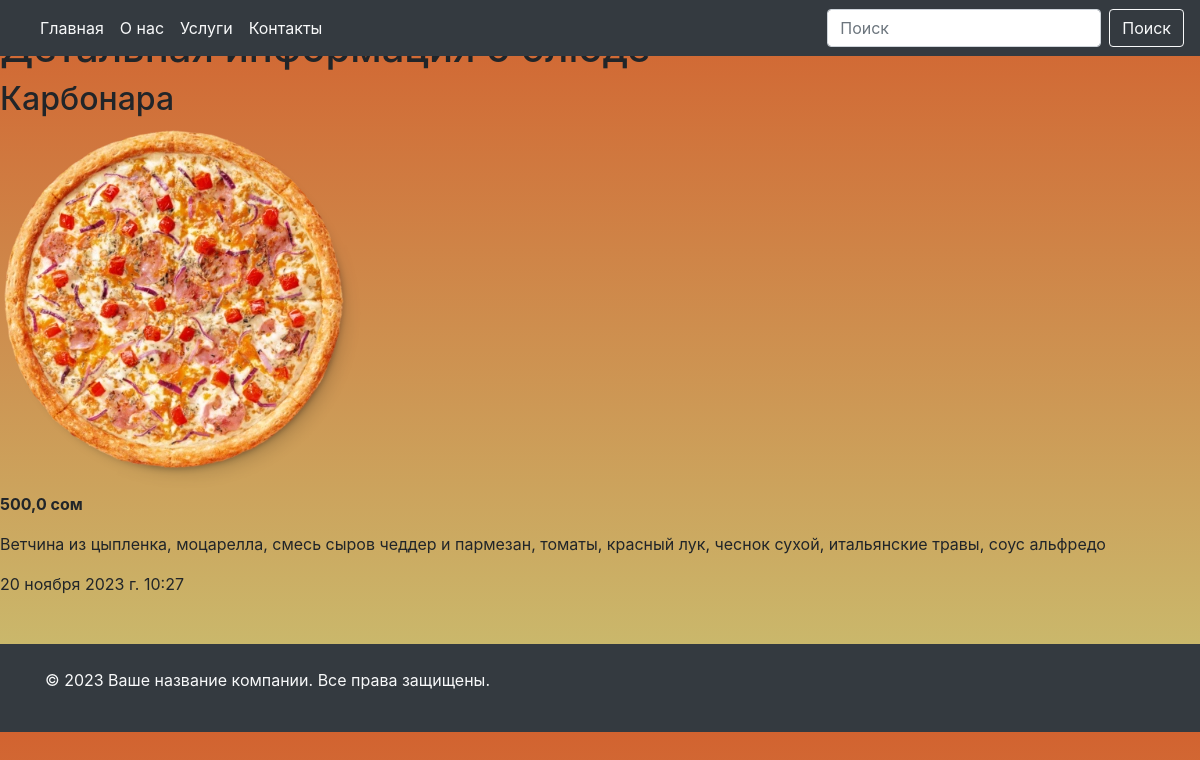
The page /dish_list/2/ on the database its author committed.
### main_page/models.py (models this page shows, shortened)
class DishListModel(models.Model):
    CATEGORY = (
        ('Пицца', 'Пицца'),
        ('Напитки', 'Напитки'),
        ('Другая еда', 'Другая еда')
    )
    title = models.CharField(max_length=100, verbose_name='Напишите название блюда')
    image = models.ImageField(upload_to='dishes/', verbose_name='Добавьте фото')
    category = models.CharField(max_length=100, choices=CATEGORY)
    description = models.TextField(blank=True, verbose_name='Описание блюда')
    price = models.FloatField()
    created_at = models.DateTimeField(auto_now_add=True)
    class Meta:
        verbose_name = 'Блюдо'
        verbose_name_plural = 'Блюда'

### main_page/views.py (the view)
# urls.py: path('dish_list/<int:id>/', dish_list_detail_view),
def dish_list_detail_view(request, id):
    if request.method == 'GET':
        dish_id = get_object_or_404(DishListModel, id=id)
        return render(request, template_name='dish_detail.html', context={'dish': dish_id})

### templates/dish_detail.html
{% include 'header_and_footer/header.html' %}
<h1>Детальная информация о блюде</h1>
<h2>{{dish.title}}</h2>
<img src="{{dish.image.url}}" alt="">
<p><strong>{{dish.price}} сом</strong></p>
<p>{{dish.description}}</p>
<time>{{dish.created_at}}</time>
{% include 'header_and_footer/footer.html' %}

### templates/header_and_footer/header.html (style rules this page uses)
body { background: linear-gradient(to bottom, #d26330, #c9c373); }

### rows shown on the page
DishListModel: title "Карбонара", image (picture), price "500,0", description "Ветчина из цыпленка, моцарелла, смесь сыров чеддер и пармезан, томаты, красный лук, чеснок сухой, итальянские травы, соус альфредо", created_at "20 ноября 2023 г. 10:27"
